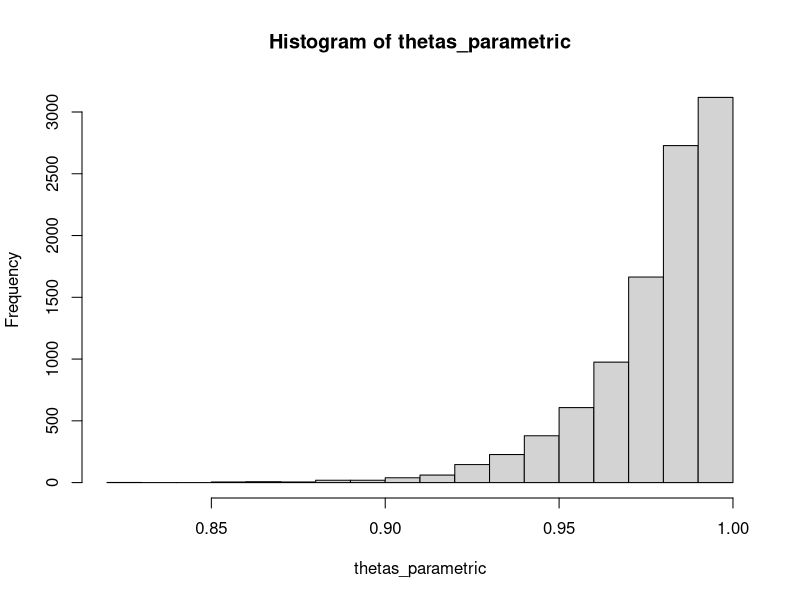
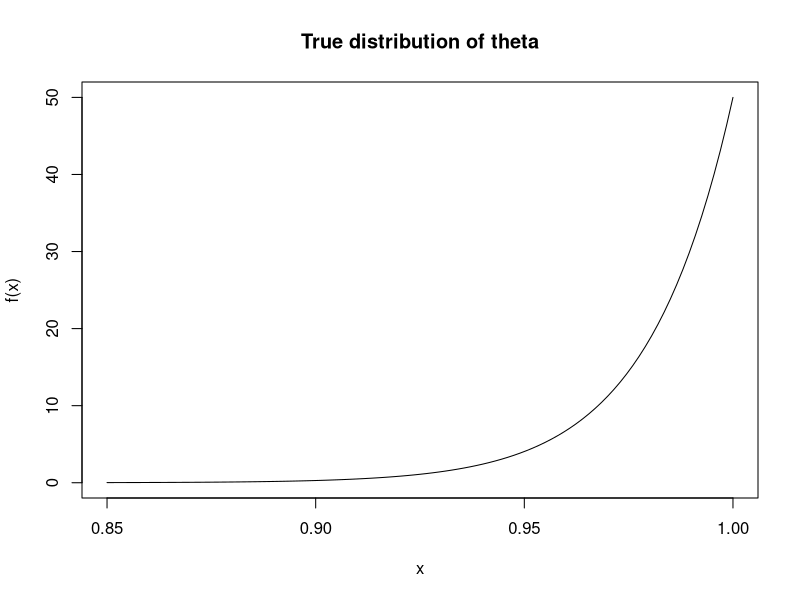

Here is the R script that generated these plots, in order:
## ---- chunk 1
set.seed(127)
n <- 50
theta <- 1
Xis <- runif(n,0,theta)
theta_hat <- max(Xis)
theta_hat
## ---- chunk 2
B <- 10000
thetas_parametric <- numeric(B)

for (i in 1:B) {
  Xis_parametric <- runif(n,0,theta_hat) # use the MLE of theta
  thetas_parametric[i] <- max(Xis_parametric)
}

hist(thetas_parametric)
## ---- chunk 3
curve(50*x^{49}, from = 0.85, to = 1,
      main = "True distribution of theta",
      ylab = "f(x)")
